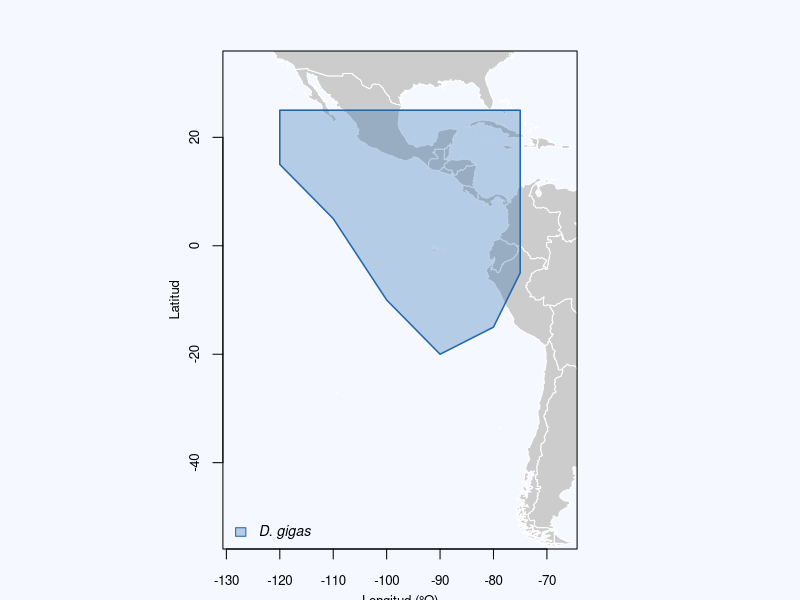
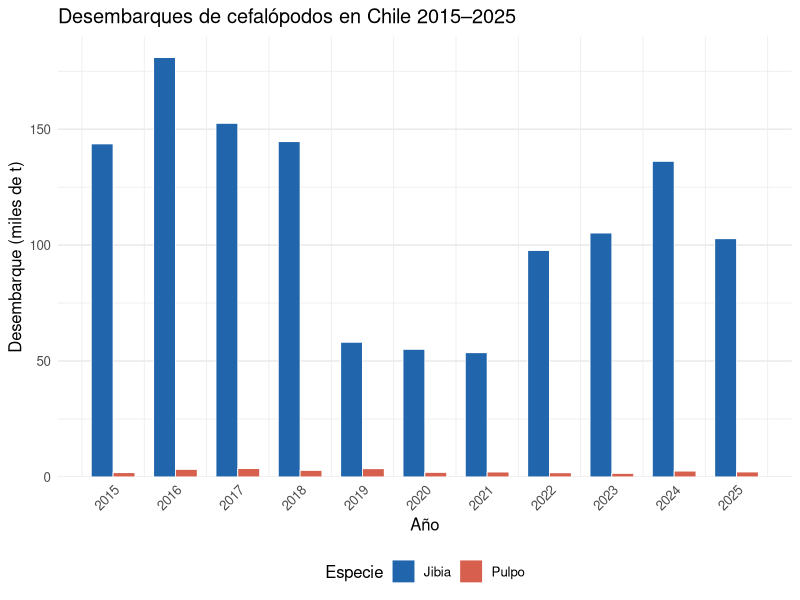

These charts were generated, in order, by the following R code:
## ---- chunk 1
knitr::opts_chunk$set(echo = FALSE, warning = FALSE, message = FALSE,
                      fig.align = "center", out.width = "85%")
library(ggplot2)
library(dplyr)
library(tidyr)
library(scales)
library(kableExtra)
## ---- chunk 2
library(maps)
# Polígono aproximado de distribución de D. gigas en el Pacífico oriental
dist_lon <- c(-120, -75, -75, -80, -90, -100, -110, -120, -120)
dist_lat <- c(  25,  25,  -5, -15, -20,  -10,    5,   15,   25)

op <- par(mar = c(3, 3, 1, 1), bg = "#F5F9FF")
map("world", xlim = c(-130, -65), ylim = c(-55, 35),
    col = "#CCCCCC", fill = TRUE, border = "white")
polygon(dist_lon, dist_lat,
        col  = adjustcolor("#2166AC", alpha.f = 0.3),
        border = "#2166AC", lwd = 1.5, lty = 1)
map.axes(cex.axis = 0.8)
mtext("Longitud (°O)", side = 1, line = 2, cex = 0.8)
mtext("Latitud",       side = 2, line = 2, cex = 0.8)
legend("bottomleft",
       legend = expression(italic("D. gigas")),
       fill   = adjustcolor("#2166AC", alpha.f = 0.3),
       border = "#2166AC", bty = "n", cex = 0.85)
par(op)
## ---- chunk 3
anios <- 2015:2025

jibia <- c(143684, 180914, 152537, 144646, 58071, 55006, 53569, 97687, 105202, 136133, 102779)
pulpo <- c(1849, 3215, 3602, 2780, 3533, 1888, 2089, 1765, 1502, 2511, 2136)

df_cef <- data.frame(
  Año   = rep(anios, 2),
  Especie = rep(c("Jibia", "Pulpo"), each = length(anios)),
  Desembarque = c(jibia, pulpo)
)
## ---- chunk 4
ggplot(df_cef, aes(x = Año, y = Desembarque / 1000, fill = Especie)) +
  geom_col(position = "dodge", width = 0.7, colour = "white", size = 0.3) +
  scale_fill_manual(values = c("Jibia" = "#2166AC", "Pulpo" = "#D6604D")) +
  scale_x_continuous(breaks = anios) +
  scale_y_continuous(labels = comma, expand = expansion(mult = c(0, 0.05))) +
  labs(x = "Año", y = "Desembarque (miles de t)", fill = "Especie",
       title = "Desembarques de cefalópodos en Chile 2015–2025") +
  theme_minimal(base_size = 12) +
  theme(legend.position = "bottom",
        axis.text.x = element_text(angle = 45, hjust = 1),
        panel.grid.major.x = element_blank())
## ---- chunk 5
df_wide <- df_cef |>
  pivot_wider(names_from = Especie, values_from = Desembarque) |>
  mutate(across(c(Jibia, Pulpo), ~ format(round(.x), big.mark = ".", decimal.mark = ",")))

kbl(df_wide,
    col.names = c("Año", "Jibia (t)", "Pulpo (t)"),
    caption = "Desembarques anuales (toneladas) de jibia y pulpo en Chile, 2015–2025. Fuente: SERNAPESCA (2025).",
    align = c("c", "r", "r"),
    booktabs = TRUE) |>
  kable_styling(full_width = FALSE, latex_options = c("hold_position", "striped"),
                bootstrap_options = c("striped", "hover")) |>
  column_spec(1, bold = TRUE)
## ---- chunk 6
sint <- data.frame(
  Característica    = c("Grupo taxonómico", "Longevidad", "Reproducción", "Talla máxima",
                        "Hábitat principal", "Pesquería", "Estado"),
  Jibia             = c("Teuthida (calamar)", "1–1,5 años", "Semélpara; ~32M huevos/hembra",
                        ">100 cm LM", "Pelágico oceánico; DVM >250 m",
                        "Industrial + artesanal; poteras", "Alta variabilidad; sin sobreexplotación evidente"),
  Pulpo             = c("Octopoda (pulpo)", "1–2 años", "Semélpara; incubación materna",
                        "~3–5 kg peso entero", "Bentónico costero",
                        "Artesanal; trampas y buceo", "Veda reproductiva; talla mínima")
)

kbl(sint,
    caption = "Comparación de atributos biológicos y pesqueros de jibia y pulpo común en Chile.",
    booktabs = TRUE, align = c("l","l","l")) |>
  kable_styling(full_width = TRUE, latex_options = "hold_position",
                bootstrap_options = c("striped", "hover")) |>
  column_spec(1, bold = TRUE, width = "3.5cm") |>
  column_spec(2, width = "5cm") |>
  column_spec(3, width = "5cm")
